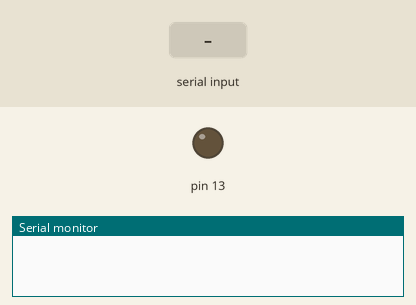
Recording of a sketch running on a simulated Arduino Uno, built with avr-gcc and run on an emulated ATmega328P. On the bench: output pins drawn as LEDs (lit = HIGH), the last lines printed to the serial monitor. The test bench sets the inputs (shaded band).

Above: at 1.2 s.
1.3 s: "a" received over the second serial link
At 2.4 s:
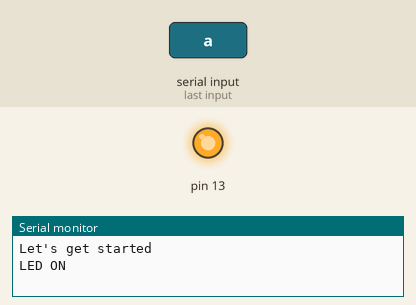
2.8 s: "b" received over the second serial link
At 3.5 s:
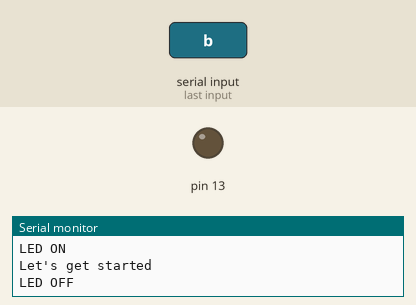
Timing chart, 0 to 5.8 s (numbered marks = the images above; inputs shaded):
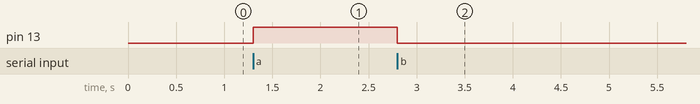

Measured:
- after the input at 1.3 s, pin 13: LOW → HIGH at once
- after the input at 2.8 s, pin 13: HIGH → LOW at once

The sketch:

hco5_basic_led.ino
```cpp
#include<SoftwareSerial.h>

/* Create object named bt of the class SoftwareSerial */
SoftwareSerial bt(2,3); /* (Rx,Tx) */

void setup() {
  bt.begin(9600); /* Define baud rate for software serial communication */
  Serial.begin(9600); /* Define baud rate for serial communication */
  pinMode(13,OUTPUT);
}

void loop() {
    char x;
//    Serial.println("Welcome to HC-05");
    if (bt.available()) /* If data is available on serial port */
    {
     Serial.println("Let's get started");
//     Serial.write(bt.read());
     x=bt.read(); /* Print character received on to the serial monitor */
     if(x=='a')
     {
      digitalWrite(13,HIGH);
      Serial.println("LED ON");
     }
     else if(x=='b')
     {
      digitalWrite(13,LOW);
      Serial.println("LED OFF");
     }
    }
}
```
